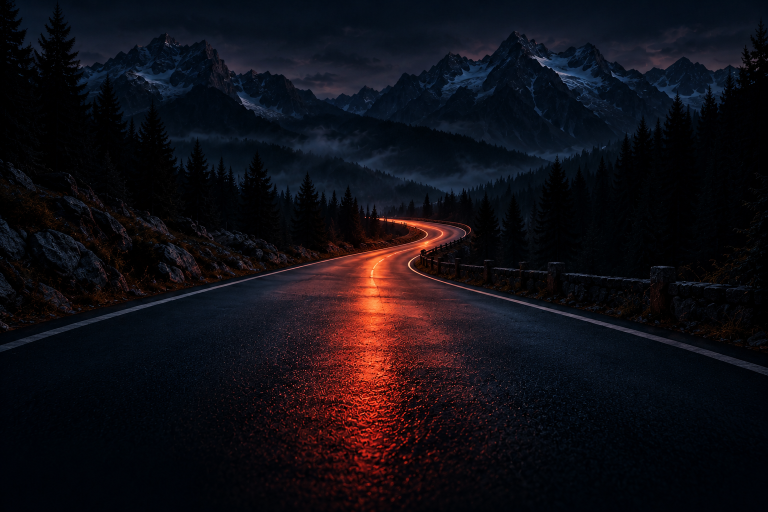
#> input picture assets/dashboard-background.png, 1536 x 1024 px (shown at 1/2 size)
$ python convert_background.py
#> lines starting #> are read from the running program, lines starting #| are printed output that depends on the picture
#!/usr/bin/env python3
"""Convert the generated background to the LCD's native RGB565 asset."""
from pathlib import Path
from PIL import Image
root = Path(__file__).resolve().parents[1]
image = Image.open(root/'assets/dashboard-background.png').convert('RGB').resize((480,320), Image.Resampling.LANCZOS)
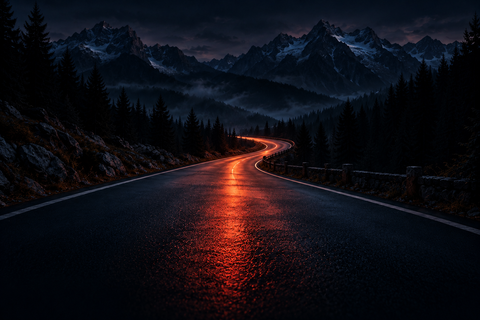
#> image: PIL image 480x320 RGB; mean R, G, B 16.5, 13.9, 20.2
# These PNGs are the LVGL Pro source of truth; export code after conversion.
image.save(root/'ebike_display/images/background.png')
from shutil import copyfile
copyfile(root/'assets/dashboard-background.png', root/'ebike_display/images/background-source.png')
data = bytearray()
#> (the run stopped early here; a loop or call above may not have finished)
